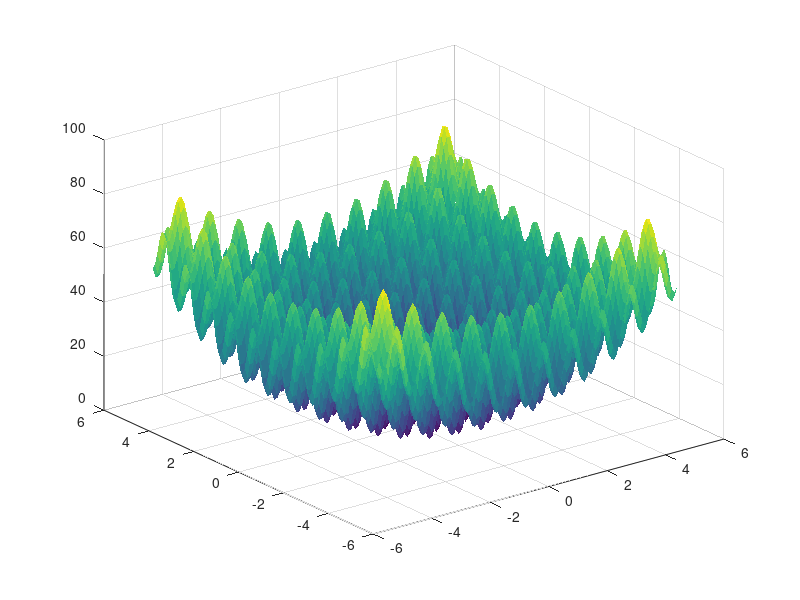
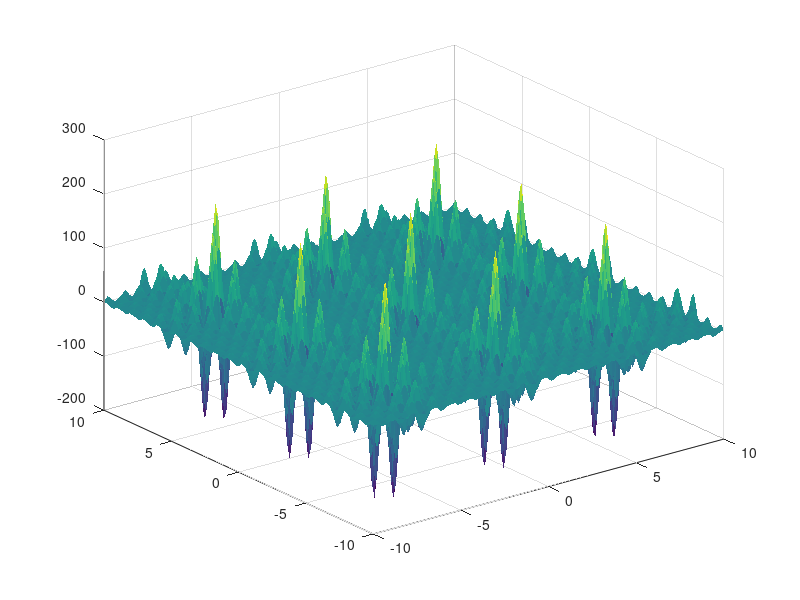
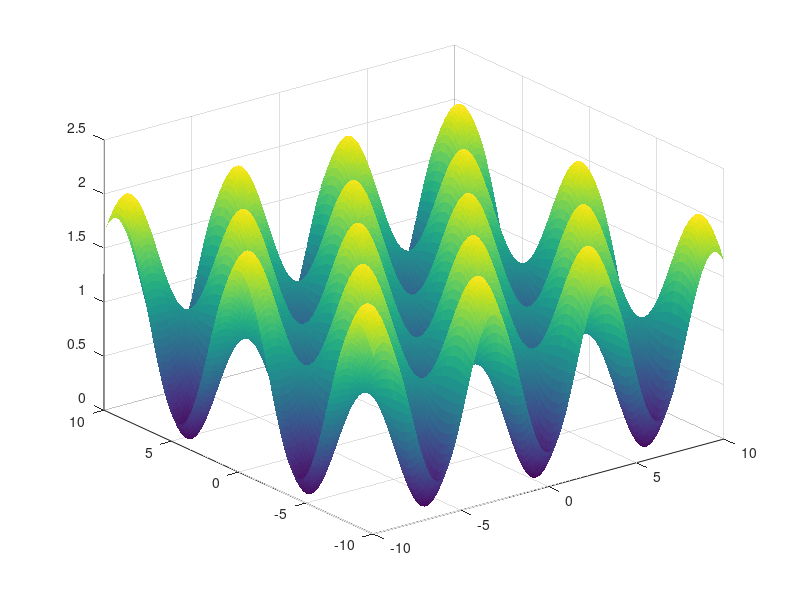

Reproduce these figures in MATLAB, in order. (Note: this script raises an error after producing the figures.)
[x1,x2]=meshgrid(-5.12:0.1:5.12,-5.12:0.1:5.12);
rast =20+x1.^2+x2.^2-10*(cos(2*pi*x1)+cos(2*pi*x2));
surf(x1,x2,rast,'linestyle','none');

max_x1 = max(x1(:));
min_x1 = min(x1(:));
max_x2 = max(x2(:));
min_x2 = min(x2(:));
max_rast = max(rast(:));
min_rast = min(rast(:));

fprintf("Rastrigin function...\n");
fprintf("The maximum value of x1 is %f\n",max_x1);
fprintf("The minimum value of x1 is %f\n",min_x1);
fprintf("The maximum value of x2 is %f\n",max_x2);
fprintf("The minimum value of x2 is %f\n",min_x2);
fprintf("The maximum value of rastrigin is %f\n",max_rast);
fprintf("The minumum value of rastrigin is %f\n",min_rast);
hold on;

cos_inputs = 2*pi*x1;
cos_values = cos(cos_inputs);
max_cos_inputs = max(cos_inputs(:));
min_cos_inputs = min(cos_inputs(:));
max_cos_values = max(cos_values(:));
min_cos_values = min(cos_values(:));
fprintf("The minimum value of cos_inputs is %f\n",min_cos_inputs);
fprintf("The maximum value of cos_inptus is %f\n",max_cos_inputs);

fprintf("The minimum value of cos_values is %f\n",min_cos_values);
fprintf("The maximum value of cos_values is %f\n",max_cos_values);


figure;
% maximum value input cosine 6*10+5=65
% minimun value input cosine 6*-10+5=-60

[x1,x2]=meshgrid(-10:0.1:10,-10:0.1:10);
shubert = (cos(2*x1+1) + 2*cos(3*x1+2) + 3*cos(4*x1+3) + 4*cos(5*x1+4) + 5*cos(6*x1+5)) .* (cos(2*x2+1) + 2*cos(3*x2+2) + 3*cos(4*x2+3) + 4*cos(5*x2+4) + 5*cos(6*x2+5));
surf(x1,x2,shubert,'linestyle','none');
hold on;

max_x1 = max(x1(:));
min_x1 = min(x1(:));
max_x2 = max(x2(:));
min_x2 = min(x2(:));
max_shubert = max(shubert(:));
min_shubert = min(shubert(:));

fprintf("Shubert function...\n");
fprintf("The maximum value of x1 is %f\n",max_x1);
fprintf("The minimum value of x1 is %f\n",min_x1);
fprintf("The maximum value of x2 is %f\n",max_x2);
fprintf("The minimum value of x2 is %f\n",min_x2);
fprintf("The maximum value of shubert is %f\n",max_shubert);
fprintf("The minumum value of shubert is %f\n",min_shubert);


figure;
[x1,x2]=meshgrid(-10:0.1:10,-10:0.1:10);
griewank = (x1.^2+ x2.^2)./4000 - cos(x1/sqrt(1)).*cos(x2/sqrt(2)) + 1;
surf(x1,x2,griewank,'linestyle','none');
hold on;

max_x1 = max(x1(:));
min_x1 = min(x1(:));
max_x2 = max(x2(:));
min_x2 = min(x2(:));
max_griewank = max(griewank(:));
min_griewank = min(griewank(:));

fprintf("Shubert function...\n");
fprintf("The maximum value of x1 is %f\n",max_x1);
fprintf("The minimum value of x1 is %f\n",min_x1);
fprintf("The maximum value of x2 is %f\n",max_x2);
fprintf("The minimum value of x2 is %f\n",min_x2);
fprintf("The maximum value of griewank is %f\n",max_griewank);
fprintf("The minumum value of griewank is %f\n",min_griewank);

cos_inputs_one = x2/sqrt(1);
cos_inputs_one_min = min(cos_inputs_one(:));
cos_inputs_one_max = max(cos_inputs_one(:));
cos_inputs_two = x2/sqrt(2);
cos_inputs_two_min = min(cos_inputs_two(:));
cos_inputs_two_max = max(cos_inputs_two(:));

fprintf("The minimum value of cos_inputs_one is %f\n",cos_inputs_one_min);
fprintf("The maximum value of cos_inptus_one is %f\n",cos_inputs_one_max);

fprintf("The minimum value of cos_values_two is %f\n",cos_inputs_two_min);
fprintf("The maximum value of cos_values_two is %f\n",cos_inputs_two_max);

% generate cos
P = FunctionApproximation.Problem('cos');
P.Options.BreakpointSpecification = 'EvenSpacing';
P.InputTypes = numerictype(1,32,25);
P.InputLowerBounds = -33;
P.InputUpperBounds = 33;

P.Options.AbsTol = 2^-10;
P.Options.RelTol = 2^-6;